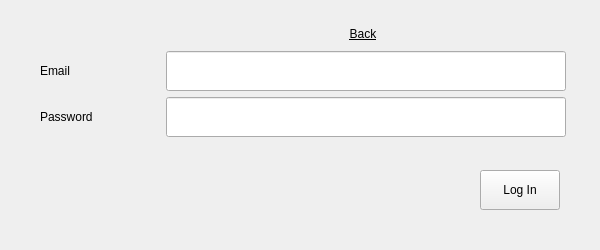
<?xml version="1.0" encoding="UTF-8"?>
<ui version="4.0">
 <class>LoginScreen</class>
 <widget class="QWidget" name="LoginScreen">
  <property name="geometry">
   <rect>
    <x>0</x>
    <y>0</y>
    <width>600</width>
    <height>250</height>
   </rect>
  </property>
  <property name="minimumSize">
   <size>
    <width>600</width>
    <height>250</height>
   </size>
  </property>
  <property name="maximumSize">
   <size>
    <width>16777215</width>
    <height>16777215</height>
   </size>
  </property>
  <property name="windowTitle">
   <string/>
  </property>
  <property name="styleSheet">
   <string notr="true"/>
  </property>
  <layout class="QVBoxLayout" name="verticalLayout_2">
   <property name="leftMargin">
    <number>40</number>
   </property>
   <property name="rightMargin">
    <number>40</number>
   </property>
   <property name="bottomMargin">
    <number>40</number>
   </property>
   <item>
    <spacer name="verticalSpacer_2">
     <property name="orientation">
      <enum>Qt::Vertical</enum>
     </property>
     <property name="sizeHint" stdset="0">
      <size>
       <width>20</width>
       <height>24</height>
      </size>
     </property>
    </spacer>
   </item>
   <item>
    <layout class="QHBoxLayout" name="horizontalLayout_2">
     <item>
      <spacer name="horizontalSpacer_2">
       <property name="orientation">
        <enum>Qt::Horizontal</enum>
       </property>
       <property name="sizeHint" stdset="0">
        <size>
         <width>40</width>
         <height>20</height>
        </size>
       </property>
      </spacer>
     </item>
     <item>
      <layout class="QVBoxLayout" name="verticalLayout">
       <item>
        <layout class="QGridLayout" name="gridLayout" rowstretch="0,0,0" columnstretch="1,0">
         <item row="1" column="0">
          <widget class="QLabel" name="label">
           <property name="text">
            <string>Email</string>
           </property>
          </widget>
         </item>
         <item row="2" column="1">
          <widget class="PasswordLine" name="password_lin">
           <property name="minimumSize">
            <size>
             <width>400</width>
             <height>40</height>
            </size>
           </property>
           <property name="maximumSize">
            <size>
             <width>16777215</width>
             <height>16777215</height>
            </size>
           </property>
           <property name="text">
            <string/>
           </property>
           <property name="placeholderText">
            <string/>
           </property>
          </widget>
         </item>
         <item row="1" column="1">
          <widget class="QLineEdit" name="email_lin">
           <property name="minimumSize">
            <size>
             <width>400</width>
             <height>40</height>
            </size>
           </property>
           <property name="maximumSize">
            <size>
             <width>16777215</width>
             <height>16777215</height>
            </size>
           </property>
           <property name="text">
            <string/>
           </property>
           <property name="placeholderText">
            <string/>
           </property>
          </widget>
         </item>
         <item row="2" column="0">
          <widget class="QLabel" name="label_2">
           <property name="minimumSize">
            <size>
             <width>120</width>
             <height>0</height>
            </size>
           </property>
           <property name="text">
            <string>Password</string>
           </property>
          </widget>
         </item>
         <item row="0" column="1">
          <widget class="QPushButton" name="back">
           <property name="minimumSize">
            <size>
             <width>0</width>
             <height>0</height>
            </size>
           </property>
           <property name="maximumSize">
            <size>
             <width>16777215</width>
             <height>16777215</height>
            </size>
           </property>
           <property name="font">
            <font>
             <underline>true</underline>
            </font>
           </property>
           <property name="text">
            <string>Back</string>
           </property>
           <property name="flat">
            <bool>true</bool>
           </property>
          </widget>
         </item>
        </layout>
       </item>
       <item>
        <spacer name="verticalSpacer">
         <property name="orientation">
          <enum>Qt::Vertical</enum>
         </property>
         <property name="sizeHint" stdset="0">
          <size>
           <width>20</width>
           <height>38</height>
          </size>
         </property>
        </spacer>
       </item>
       <item>
        <layout class="QHBoxLayout" name="horizontalLayout">
         <item>
          <widget class="QLabel" name="notification_message_lbl">
           <property name="styleSheet">
            <string notr="true"/>
           </property>
           <property name="text">
            <string/>
           </property>
          </widget>
         </item>
         <item>
          <spacer name="horizontalSpacer">
           <property name="orientation">
            <enum>Qt::Horizontal</enum>
           </property>
           <property name="sizeHint" stdset="0">
            <size>
             <width>40</width>
             <height>20</height>
            </size>
           </property>
          </spacer>
         </item>
         <item>
          <widget class="QPushButton" name="login_btn">
           <property name="minimumSize">
            <size>
             <width>0</width>
             <height>40</height>
            </size>
           </property>
           <property name="maximumSize">
            <size>
             <width>16777215</width>
             <height>16777215</height>
            </size>
           </property>
           <property name="styleSheet">
            <string notr="true"/>
           </property>
           <property name="text">
            <string>Log In</string>
           </property>
          </widget>
         </item>
        </layout>
       </item>
      </layout>
     </item>
     <item>
      <spacer name="horizontalSpacer_3">
       <property name="orientation">
        <enum>Qt::Horizontal</enum>
       </property>
       <property name="sizeHint" stdset="0">
        <size>
         <width>40</width>
         <height>20</height>
        </size>
       </property>
      </spacer>
     </item>
    </layout>
   </item>
  </layout>
 </widget>
 <customwidgets>
  <customwidget>
   <class>PasswordLine</class>
   <extends>QLineEdit</extends>
   <header>views/custom_widgets.h</header>
  </customwidget>
 </customwidgets>
 <resources>
  <include location="../assets/app_resources.qrc"/>
  <include location="../assets/app_resources.qrc"/>
 </resources>
 <connections/>
</ui>
